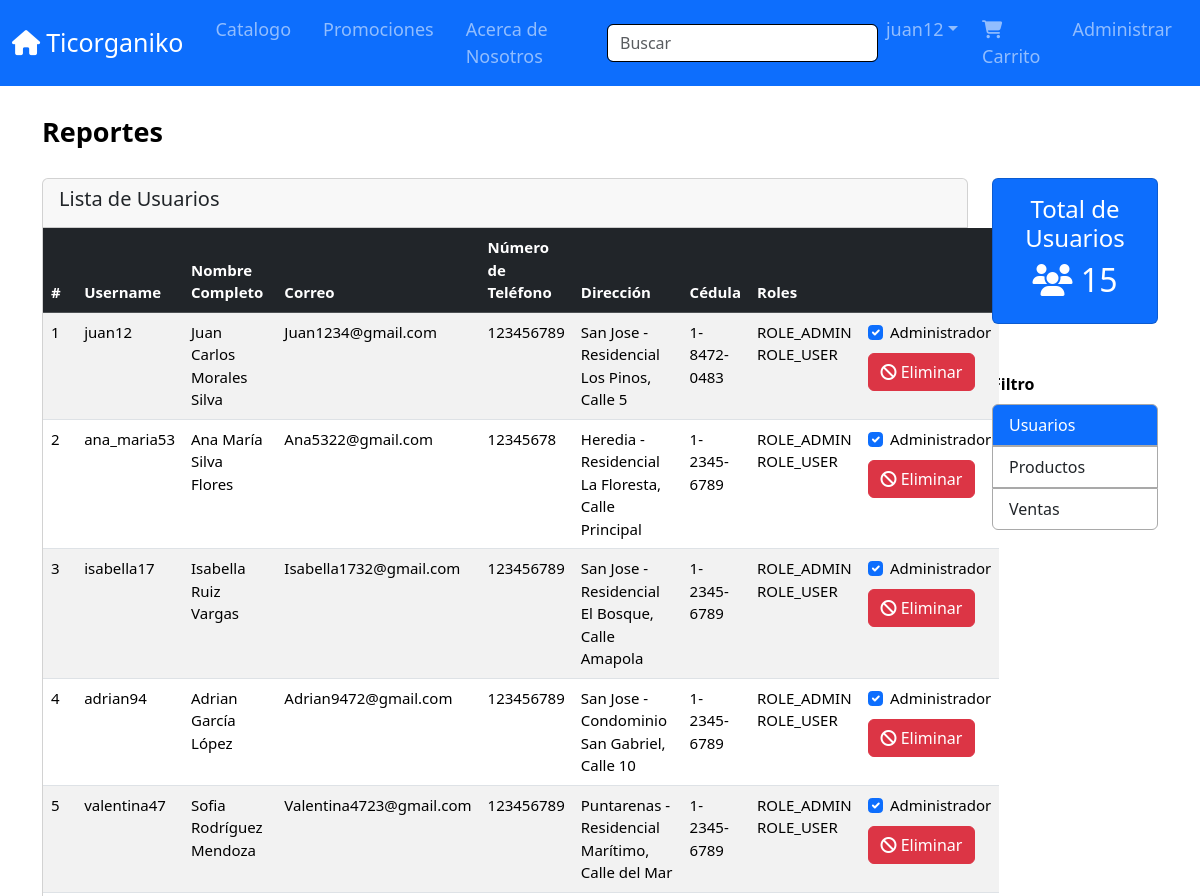
/reporteUsuarios.php (signed in, upper part), run on an earlier commit of the app's database.
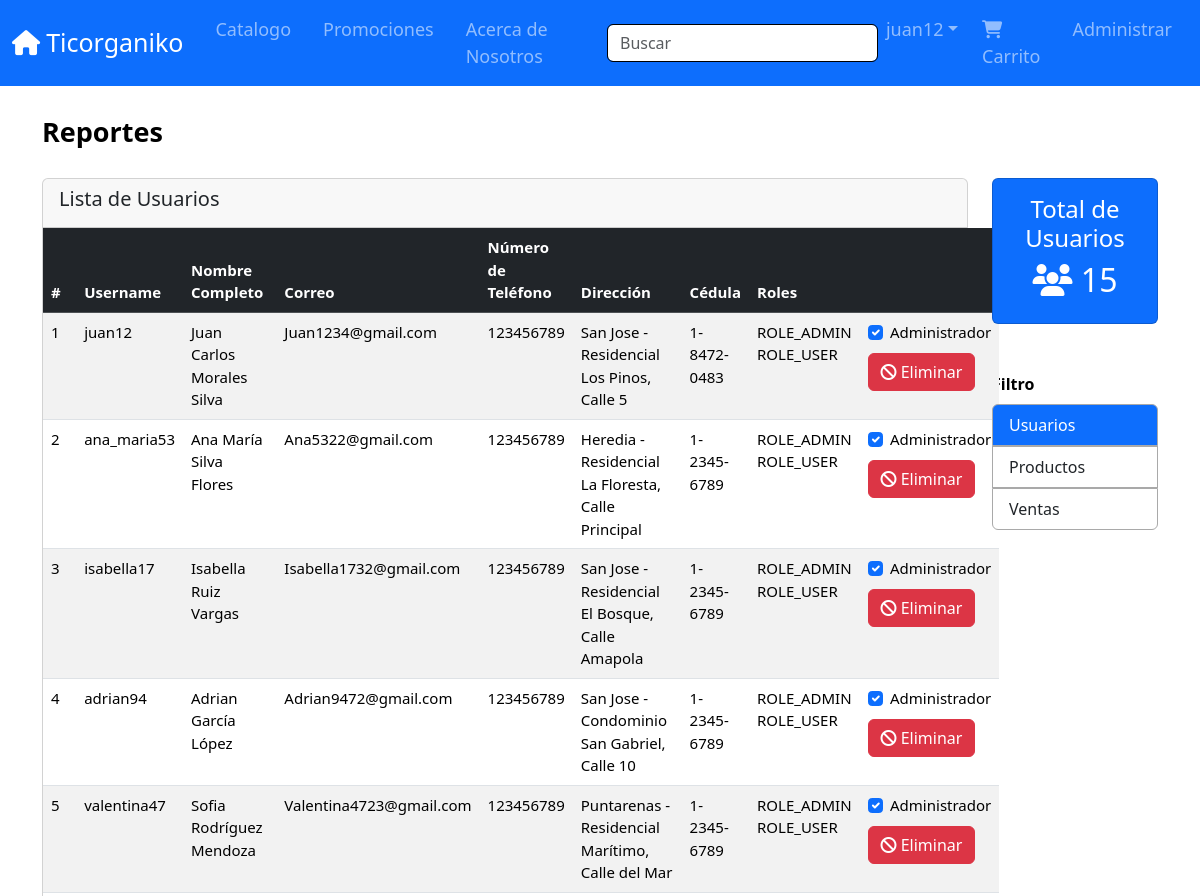
And on a later commit of the database.
### tables this page shows
CREATE TABLE cliente (
  id_cliente INT NOT NULL AUTO_INCREMENT,
  nombre VARCHAR(35) NOT NULL,
  correo VARCHAR(30) NOT NULL,
  numero_telefono INT,
  direccion VARCHAR(120),
  cedula INT NOT NULL,
  username VARCHAR(15) NOT NULL,
  password VARCHAR(512) NOT NULL,
  ruta_imagen VARCHAR(1024),
  activo BOOLEAN,
  PRIMARY KEY (id_cliente));

### reporteUsuarios.php (the view, shortened to what the changed rows need)
<?php
include_once "plantilla.php";
include_once "ProcesosLR.php";
$sqlClientes = "SELECT * FROM cliente";
$resultClientes = $conn->query($sqlClientes);
?>
<!DOCTYPE html>
<html xmlns="http://www.w3.org/1999/xhtml">
<head>
    <link rel="stylesheet" href="css/estilos.css">
    <link href="https://cdn.jsdelivr.net/npm/bootstrap@5.3.3/dist/css/bootstrap.min.css" rel="stylesheet">
</head>
<body>
    <section id="main-header" class="py-0">
        <div class="container">
            <div class="row">
                <div class="col-md-6">
                    <h1 style="margin-bottom: 30px;"><b>Reportes</b></h1>
                </div>
            </div>
            <div class="row">
                <div class="col-md-10">
                    <div class="card">
                        <div id="tabla">
                            <?php if ($resultClientes->num_rows > 0): ?>
                            <table class="table table-striped table-hover">
                                <thead class="table-dark" style="font-size: 15px;">
                                    <tr>
                                        <th>#</th>
                                        <th>Username</th>
                                        <th>Nombre Completo</th>
                                        <th>Correo</th>
                                        <th>Número de Teléfono</th>
                                        <th>Dirección</th>
                                        <th>Cédula</th>
                                        <th>Roles</th>
                                        <th></th>
                                    </tr>
                                </thead>
                                <tbody style="font-size: 15px;">
                                    <?php $contador = 1; ?>
                                    <?php while ($cliente = $resultClientes->fetch_assoc()): ?>
                                    <tr>
                                        <td><?php echo $contador; ?></td>
                                        <td><?php echo $cliente['username']; ?></td>
                                        <td><?php echo $cliente['nombre']; ?></td>
                                        <td><?php echo $cliente['correo']; ?></td>
                                        <td><?php echo $cliente['numero_telefono']; ?></td>
                                        <td><?php echo $cliente['direccion']; ?></td>
                                        <td><?php
                                                    $cedula = $cliente['cedula'];
                                                    $formatoCedula = substr_replace($cedula, '-', 1, 0);
                                                    $formatoCedula = substr_replace($formatoCedula, '-', 6, 0);
                                                    echo $formatoCedula;
                                                ?></td>
                                        <td>
                                            <?php
                                                    $idCliente = $cliente['id_cliente'];
                                                    $sqlRoles = "SELECT nombre FROM rol WHERE id_cliente = '$idCliente'";
                                                    $resultRoles = $conn->query($sqlRoles);
                                                    while ($rol = $resultRoles->fetch_assoc()) {
                                                        echo $rol['nombre'] . " ";
                                                    }
                                                    ?>
                                        </td>
                                        <td>
                                            <form action="procesosLR.php" method="POST">
                                                <div class="mb-2 form-check">
                                                    <input type="checkbox" class="form-check-input admin-checkbox"
                                                        id="checkAdmin<?php echo $idCliente; ?>" <?php
                                                            $sqlRolAdmin = "SELECT COUNT(*) AS count FROM rol WHERE nombre = 'ROLE_ADMIN' AND id_cliente = '$idCliente'";
                                                            $resultRolAdmin = $conn->query($sqlRolAdmin);
                                                            $rolAdminRow = $resultRolAdmin->fetch_assoc();
                                                            $isAdmin = $rolAdminRow['count'] > 0;
                                                            echo $isAdmin ? 'checked' : '';
                                                            ?> name="admin">
                                                    <label class="form-check-label"
                                                        for="checkAdmin<?php echo $idCliente; ?>">Administrador</label>
                                                </div>
                                                <button type="submit" class="btn btn-danger">
                                                    <i class="fa-solid fa-ban"></i> Eliminar
                                                </button>
                                            </form>
                                        </td>
                                    </tr>
                                    <?php $contador++; ?>
                                    <?php endwhile; ?>
                                </tbody>
                            </table>
                            <?php else: ?>
                            <div class="text-center p-2">
                                <span>No hay usuarios registrados</span>
                            </div>
                            <?php endif; ?>
                        </div>
                    </div>
                </div>
            </div>
        </div>
    </section>
</body>
</html>

What changed in the data, as far as the page shows it:
changed cliente "ana_maria53": numero_telefono "12345678" → "123456789"
